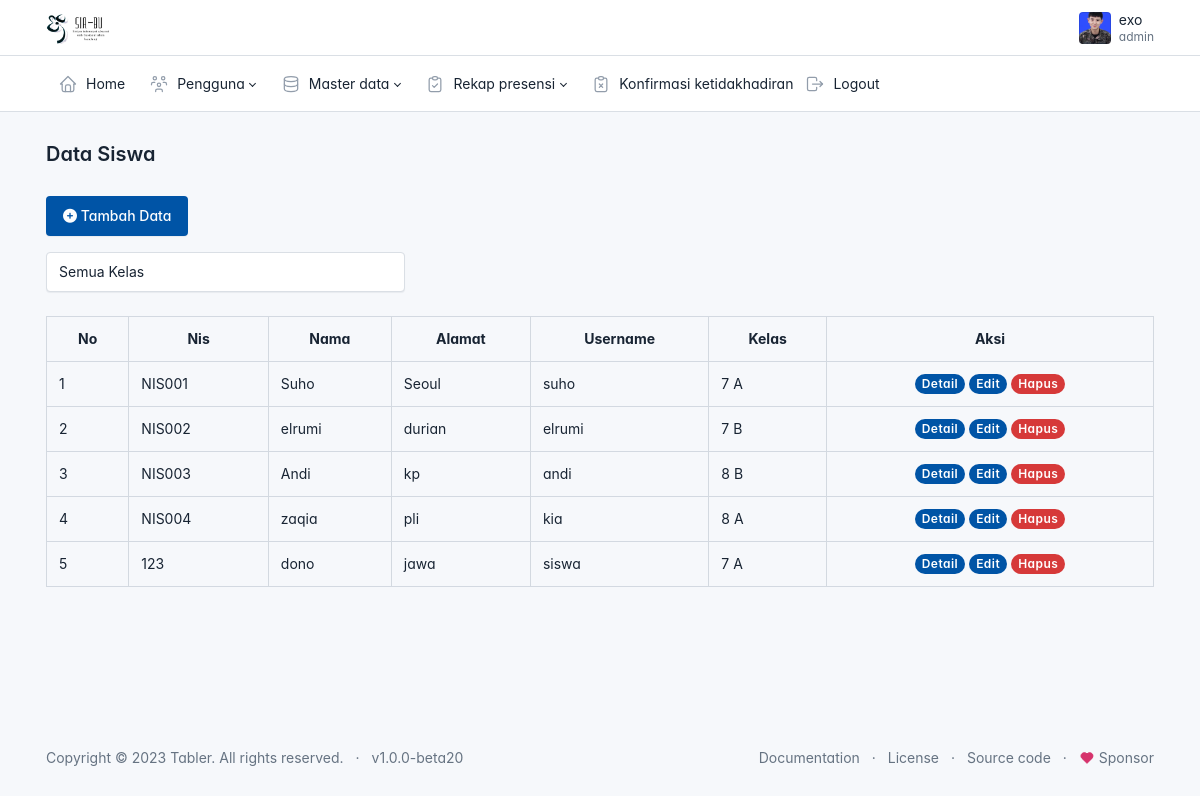
Screenshot of /admin/data_siswa/siswa.php (signed in) with the database file from the repository.
### tables this page shows
CREATE TABLE `users` (
  `id` int(11) NOT NULL,
  `id_siswa` int(11) DEFAULT NULL,
  `username` varchar(225) NOT NULL,
  `password` varchar(225) NOT NULL,
  `status` varchar(20) NOT NULL,
  `role` varchar(20) NOT NULL
);

CREATE TABLE `siswa` (
  `id` int(11) NOT NULL,
  `nis` varchar(50) NOT NULL,
  `nama` varchar(225) NOT NULL,
  `jenis_kelamin` varchar(10) NOT NULL,
  `alamat` varchar(225) NOT NULL,
  `no_handphone` varchar(20) NOT NULL,
  `kelas` varchar(50) NOT NULL,
  `lokasi_presensi` varchar(50) NOT NULL,
  `foto` varchar(225) NOT NULL
);

### config.php (called while the page is built, shortened)
<?php
function base_url($url = null)
{
    $base_url = 'http://localhost/skripsi';
    if($url != null){
        return $base_url . '/'.$url;
    }else{
        return $base_url;
    }
}

### admin/data_siswa/siswa.php (the view, shortened to what this page needs)
<?php
include('../layout/header.php');
require_once('../../config.php');
$selected_kelas = isset($_GET['kelas']) ? $_GET['kelas'] : '';
$query = "
    SELECT users.id_siswa, users.username, users.password, users.status, users.role, siswa.*
    FROM users
    JOIN siswa ON users.id_siswa = siswa.id
    WHERE users.role = 'siswa'";
$result = mysqli_query($connection, $query);
?>
<div class="page-body">
    <div class="container-xl">
    <a href ="<?= base_url('admin/data_siswa/tambah.php')?>" class="btn btn-primary mb-3">
        <span class="text"><i class="fa-solid fa-circle-plus"></i> Tambah Data <br></span>
    </a>
        <form action="" method="GET" class="mb-4">
        <div class="row">
            <div class="col-md-4">
                <select name="kelas" class="form-control" onchange="this.form.submit()">
                    <option value="Semua" <?= $selected_kelas == 'Semua' ? 'selected' : '' ?>>Semua Kelas</option>
                </select>
            </div>
        </div>
    </form>
    <table class="table table-bordered mt-3">
        <tr class="text-center">
            <th>No</th>
            <th>Nis</th>
            <th>Nama</th>
            <th>Alamat</th>
            <th>Username</th>
            <th>Kelas</th>
            <th>Aksi</th>
        </tr>
        <?php if(mysqli_num_rows($result) === 0) { ?>
            <tr>
                <td colspan="8" class="text-center">Data kosong, silahkan tambahkan data baru</td>
            </tr>
        <?php } else { ?>
            <?php $no = 1; ?>
            <?php while($siswa = mysqli_fetch_array($result)) : ?>
                <tr>
                    <td><?= $no++ ?></td>
                    <td><?= $siswa['nis'] ?></td>
                    <td><?= $siswa['nama'] ?></td>
                    <td><?= $siswa['alamat'] ?></td>
                    <td><?= $siswa['username'] ?></td>
                    <td><?= $siswa['kelas'] ?></td>
                    <td class="text-center">
                        <a href="<?= base_url('admin/data_siswa/detail.php?id='.$siswa['id'])?>"
                        class="badge badge-pill bg-primary">Detail</a>
                        <a href="<?= base_url('admin/data_siswa/edit.php?id='.$siswa['id'])?>"
                        class="badge badge-pill bg-primary">Edit</a>
                        <a href="<?= base_url('admin/data_siswa/hapus.php?id='.$siswa['id'])?>"
                        class="badge badge-pill bg-danger tombol-hapus">Hapus</a>
                    </td>
                </tr>
            <?php endwhile; ?>
        <?php } ?>
    </table>
    </div>
</div>
<?php include('../layout/footer.php')?>

### admin/layout/header.php (style rules this page uses)
:root { --tblr-font-sans-serif: 'Inter Var', -apple-system, BlinkMacSystemFont, San Francisco, Segoe UI, Roboto, Helvetica Neue, sans-serif; }
body { font-feature-settings: "cv03", "cv04", "cv11"; }

### rows the page displays
users: id_siswa.nis "NIS001", id_siswa.nama "Suho", id_siswa.alamat "Seoul", username "suho", id_siswa.kelas "7 A"
users: id_siswa.nis "NIS002", id_siswa.nama "elrumi", id_siswa.alamat "durian", username "elrumi", id_siswa.kelas "7 B"
users: id_siswa.nis "NIS003", id_siswa.nama "Andi", id_siswa.alamat "kp", username "andi", id_siswa.kelas "8 B"
users: id_siswa.nis "NIS004", id_siswa.nama "zaqia", id_siswa.alamat "pli", username "kia", id_siswa.kelas "8 A"
users: id_siswa.nis "123", id_siswa.nama "dono", id_siswa.alamat "jawa", username "siswa", id_siswa.kelas "7 A"

### other values shown
$_SESSION['username'] "exo"
$_SESSION['role'] "admin"
$judul "Data Siswa"
